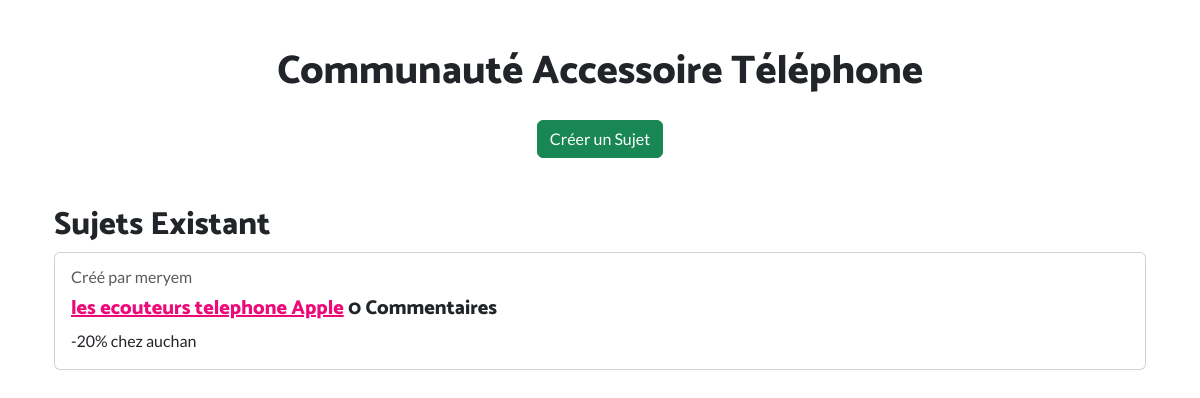
/communaute_Accessoire_telephone/, run on the app's committed database.
### api/models.py (models this page shows, shortened)
class Sujet_Accessoire_telephone(models.Model):
    titre = models.CharField(max_length=200)
    description = models.TextField()
    date_creation = models.DateTimeField(auto_now_add=True)
    auteur = models.ForeignKey(settings.AUTH_USER_MODEL, on_delete=models.CASCADE)

### api/views.py (the view)
# urls.py: path('communaute_Accessoire_telephone/',communaute_Accessoire_telephone,name='communaute_Accessoire_telephone'),
def communaute_Accessoire_telephone(request) :
        sujets = Sujet_Accessoire_telephone.objects.all()
        return render(request, 'communaute_Accessoire_telephone.html', {'sujets': sujets})

### templates/communaute_Accessoire_telephone.html (shortened to what this page needs)
{% load static %}
<html lang="en">
<head>
    <link rel="stylesheet" href="{% static 'bootstrap/css/bootstrap.min.css' %}" />
    <link rel="stylesheet" href="{% static 'css/styles.min.css' %}" />    <meta name="viewport" content="width=device-width, initial-scale=1.0">
</head>
<body>
    <div class="container mt-5">
        <h1 class="text-center">Communauté Accessoire Téléphone</h1>
        <div class="text-center mt-4">
            <a href="{% url 'creer_sujet_Accessoire_telephone' %}" class="btn btn-success">Créer un Sujet</a>
        </div>
        <div class="container mt-5">
            <h2>Sujets Existant</h2>
            {% for sujet in sujets %}
            <div class="card my-2">
                <div class="card-body">
                    <p class="card-subtitle mb-2 text-muted">Créé par {{ sujet.auteur.username }}</p>
                    <h5 class="card-title">
                        <a href="{% url 'details_sujet_Accessoire_telephone' sujet.id %}">{{ sujet.titre }}</a>
                        <span >{{ sujet.commentaires.count }} Commentaires</span>
                    </h5>
                    <p class="card-text">{{ sujet.description | truncatewords:30 }}</p>
                </div>
            </div>
            {% empty %}
            <p>Aucun sujet n'a été trouvé.</p>
            {% endfor %}
        </div>
    </div></body>
</html>

### data on the page
Sujet_Accessoire_telephone: auteur.username "meryem", titre "les ecouteurs telephone Apple", commentaires.count "0", description "-20% chez auchan"
